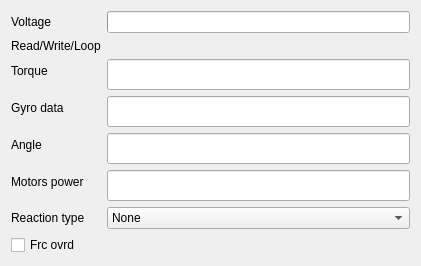
   <widget class="QWidget" name="formLayoutWidget_2">
    <property name="geometry">
     <rect>
      <x>10</x>
      <y>320</y>
      <width>421</width>
      <height>228</height>
     </rect>
    </property>
    <layout class="QFormLayout" name="formLayout_2">
     <property name="fieldGrowthPolicy">
      <enum>QFormLayout::AllNonFixedFieldsGrow</enum>
     </property>
     <item row="1" column="0">
      <widget class="QLabel" name="label_voltage">
       <property name="text">
        <string>Voltage</string>
       </property>
      </widget>
     </item>
     <item row="1" column="1">
      <widget class="QProgressBar" name="voltage">
       <property name="maximum">
        <number>100</number>
       </property>
       <property name="value">
        <number>0</number>
       </property>
       <property name="format">
        <string/>
       </property>
      </widget>
     </item>
     <item row="2" column="0">
      <widget class="QLabel" name="label_readwrite_time">
       <property name="text">
        <string>Read/Write/Loop</string>
       </property>
      </widget>
     </item>
     <item row="2" column="1">
      <widget class="QLabel" name="readwrite_time">
       <property name="text">
        <string/>
       </property>
      </widget>
     </item>
     <item row="3" column="0">
      <widget class="QLabel" name="label_throttle">
       <property name="text">
        <string>Torque</string>
       </property>
      </widget>
     </item>
     <item row="3" column="1">
      <widget class="QLineEdit" name="torque">
       <property name="font">
        <font>
         <family>Terminus</family>
         <pointsize>12</pointsize>
        </font>
       </property>
      </widget>
     </item>
     <item row="4" column="0">
      <widget class="QLabel" name="label_gyro">
       <property name="text">
        <string>Gyro data</string>
       </property>
      </widget>
     </item>
     <item row="4" column="1">
      <widget class="QLineEdit" name="gyro">
       <property name="font">
        <font>
         <family>Terminus</family>
         <pointsize>12</pointsize>
        </font>
       </property>
      </widget>
     </item>
     <item row="5" column="0">
      <widget class="QLabel" name="label_angle">
       <property name="text">
        <string>Angle</string>
       </property>
      </widget>
     </item>
     <item row="5" column="1">
      <layout class="QHBoxLayout" name="horizontalLayout_5">
       <item>
        <widget class="QLineEdit" name="angle">
         <property name="font">
          <font>
           <family>Terminus</family>
           <pointsize>12</pointsize>
          </font>
         </property>
        </widget>
       </item>
      </layout>
     </item>
     <item row="6" column="0">
      <widget class="QLabel" name="label_motors">
       <property name="text">
        <string>Motors power</string>
       </property>
      </widget>
     </item>
     <item row="6" column="1">
      <widget class="QLineEdit" name="motors">
       <property name="font">
        <font>
         <family>Terminus</family>
         <pointsize>12</pointsize>
        </font>
       </property>
      </widget>
     </item>
     <item row="7" column="0">
      <widget class="QLabel" name="label_reaction_type">
       <property name="text">
        <string>Reaction type</string>
       </property>
      </widget>
     </item>
     <item row="7" column="1">
      <widget class="QComboBox" name="reaction_type">
       <property name="currentIndex">
        <number>0</number>
       </property>
       <item>
        <property name="text">
         <string>None</string>
        </property>
       </item>
       <item>
        <property name="text">
         <string>Angular velocity PID</string>
        </property>
       </item>
       <item>
        <property name="text">
         <string>Acceleration (doesn't work for now)</string>
        </property>
       </item>
       <item>
        <property name="text">
         <string>Angle PID</string>
        </property>
       </item>
      </widget>
     </item>
     <item row="8" column="0">
      <widget class="QCheckBox" name="force_checkbox">
       <property name="text">
        <string>Frc ovrd</string>
       </property>
      </widget>
     </item>
     <item row="8" column="1">
      <widget class="QwtSlider" name="force"/>
     </item>
    </layout>
   </widget>
